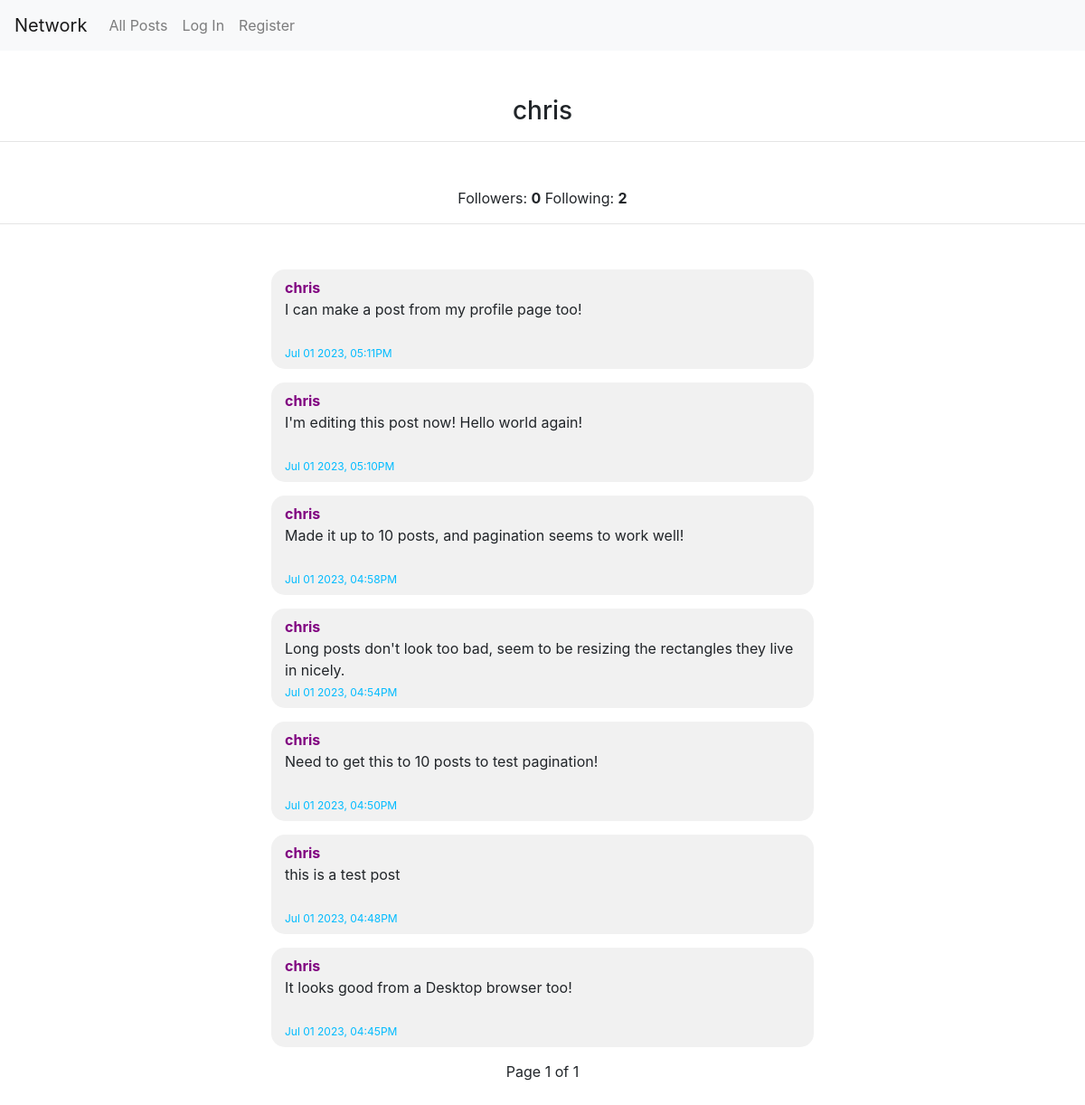
The app's page /profile/chris with its own data.
### network/models.py (models this page shows, shortened)
class User(AbstractUser):
    def __str__(self):
        return self.username

class Post(models.Model):
    user_id = models.ForeignKey(User, on_delete=models.CASCADE)
    post = models.TextField(max_length = 500)
    timestamp = models.CharField(max_length=24)
    fmtTime = models.CharField(max_length=24)

### network/views.py (the view)
# urls.py: path("profile/<str:userProfile>", views.profile, name="profile"),
def profile(request, userProfile):
    posts = Post.objects.filter(user_id=User.objects.get(username=userProfile)).order_by('-timestamp')
    p = Paginator(posts, 10)
    page = request.GET.get('page')
    pagedPosts = p.get_page(page)
    followers = Follow.objects.filter(following_id=User.objects.get(username=userProfile)).count()
    following = Follow.objects.filter(follower_id=User.objects.get(username=userProfile)).count()
    if(request.user.is_authenticated):
        currentlyFollowingUser = Follow.objects.filter(follower_id = request.user, following_id = User.objects.get(username=userProfile)).exists()
    else:
        currentlyFollowingUser = False
    return render(request, "network/profile.html", {'userProfile':userProfile, 'posts':pagedPosts, 'followers':followers, 'following':following, 'currentlyFollowingUser':currentlyFollowingUser})

### network/templates/network/profile.html (shortened to what this page needs)
{% extends "network/layout.html" %}
{% load static %}
{% block body %}
    <div style="margin-top:50px; text-align:center">
        <h3>{{ userProfile }}</h3>
        <hr>
    </div>
    <div style="margin-top:50px; text-align:center">
        Followers: <strong id="followerCount">{{ followers }}</strong>
        Following: <strong>{{ following }}</strong>
        <hr>
    </div>
    <div style="margin-top:50px; text-align:center">
        {% for post in posts %}
            <div class="post" id="post_{{ post.id }}">
                <div style="font-weight:bold">
                    <a href="{% url 'profile' post.user_id %}" style="color:purple">{{ post.user_id }}</a>
                </div>
                <div name="post_body" id="post_body_{{ post.id }}" data-id="{{ post.id }}" style="flex-grow:1">{{ post.post }} </div>
                <div style="color:rgb(0, 187, 255); font-size:12px;">{{ post.fmtTime }}</div>
            </div>
        {% endfor %}
        Page {{ posts.number }} of {{ posts.paginator.num_pages }}
    </div>
    <br><br><br>
{% endblock %}

### network/static/network/styles.css (style rules this page uses)
.post { background-color:rgb(241, 241, 241); border-radius:15px; width:50%; min-height:110px; margin:auto; margin-bottom:15px; text-align:left; padding:8px; padding-left:15px; position:relative; display:flex; flex-direction:column; }

### records on screen
User: username "chris"
Post: user_id "chris", post "I can make a post from my profile page too!", fmtTime "Jul 01 2023, 05:11PM"
Post: user_id "chris", post "I'm editing this post now! Hello world again!", fmtTime "Jul 01 2023, 05:10PM"
Post: user_id "chris", post "Made it up to 10 posts, and pagination seems to work well!", fmtTime "Jul 01 2023, 04:58PM"
Post: user_id "chris", post "Long posts don't look too bad, seem to be resizing the rectangles they live in nicely.", fmtTime "Jul 01 2023, 04:54PM"
Post: user_id "chris", post "Need to get this to 10 posts to test pagination!", fmtTime "Jul 01 2023, 04:50PM"
Post: user_id "chris", post "this is a test post", fmtTime "Jul 01 2023, 04:48PM"
Post: user_id "chris", post "It looks good from a Desktop browser too!", fmtTime "Jul 01 2023, 04:45PM"

### other values on screen
{{ followers }} "0"
{{ following }} "2"
{{ posts.number }} "1"
{{ posts.paginator.num_pages }} "1"
